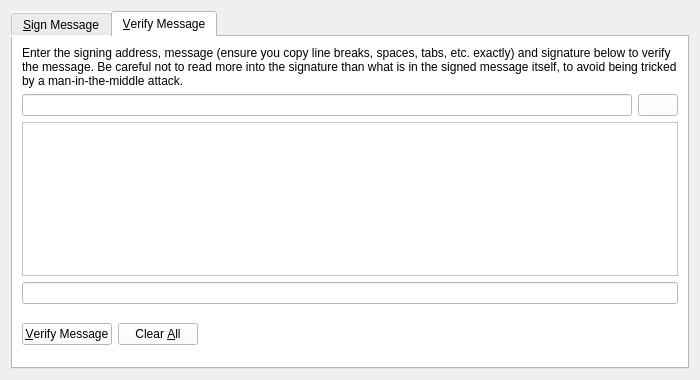
<?xml version="1.0" encoding="UTF-8"?>
<ui version="4.0">
 <class>SignVerifyMessageDialog</class>
 <widget class="QDialog" name="SignVerifyMessageDialog">
  <property name="geometry">
   <rect>
    <x>0</x>
    <y>0</y>
    <width>700</width>
    <height>380</height>
   </rect>
  </property>
  <property name="windowTitle">
   <string>Signatures - Sign / Verify a Message</string>
  </property>
  <property name="modal">
   <bool>true</bool>
  </property>
  <layout class="QVBoxLayout" name="verticalLayout">
   <item>
    <widget class="QTabWidget" name="tabWidget">
     <property name="styleSheet">
      <string notr="true">background-color: rgb(255, 255, 255);</string>
     </property>
     <property name="currentIndex">
      <number>1</number>
     </property>
     <widget class="QWidget" name="tabSignMessage">
      <attribute name="title">
       <string>&amp;Sign Message</string>
      </attribute>
      <layout class="QVBoxLayout" name="verticalLayout_SM">
       <item>
        <widget class="QLabel" name="infoLabel_SM">
         <property name="text">
          <string>You can sign messages with your addresses to prove you own them. Be careful not to sign anything vague, as phishing attacks may try to trick you into signing your identity over to them. Only sign fully-detailed statements you agree to.</string>
         </property>
         <property name="textFormat">
          <enum>Qt::PlainText</enum>
         </property>
         <property name="wordWrap">
          <bool>true</bool>
         </property>
        </widget>
       </item>
       <item>
        <layout class="QHBoxLayout" name="horizontalLayout_1_SM">
         <item>
          <widget class="QValidatedLineEdit" name="addressIn_SM">
           <property name="toolTip">
            <string>The address to sign the message with (e.g. E8gZqgY4r2RoEdqYk3QsAqFckyf9pRHN6i)</string>
           </property>
           <property name="maxLength">
            <number>34</number>
           </property>
          </widget>
         </item>
         <item>
          <widget class="QPushButton" name="addressBookButton_SM">
           <property name="toolTip">
            <string>Choose an address from the address book</string>
           </property>
           <property name="text">
            <string/>
           </property>
           <property name="shortcut">
            <string>Alt+A</string>
           </property>
           <property name="autoDefault">
            <bool>false</bool>
           </property>
          </widget>
         </item>
         <item>
          <widget class="QPushButton" name="pasteButton_SM">
           <property name="toolTip">
            <string>Paste address from clipboard</string>
           </property>
           <property name="text">
            <string/>
           </property>
           <property name="shortcut">
            <string>Alt+P</string>
           </property>
           <property name="autoDefault">
            <bool>false</bool>
           </property>
          </widget>
         </item>
        </layout>
       </item>
       <item>
        <widget class="QPlainTextEdit" name="messageIn_SM">
         <property name="toolTip">
          <string>Enter the message you want to sign here</string>
         </property>
        </widget>
       </item>
       <item>
        <layout class="QHBoxLayout" name="horizontalLayout_2_SM">
         <item>
          <widget class="QLineEdit" name="signatureOut_SM">
           <property name="font">
            <font>
             <italic>true</italic>
            </font>
           </property>
           <property name="readOnly">
            <bool>true</bool>
           </property>
          </widget>
         </item>
         <item>
          <widget class="QPushButton" name="copySignatureButton_SM">
           <property name="toolTip">
            <string>Copy the current signature to the system clipboard</string>
           </property>
           <property name="text">
            <string/>
           </property>
           <property name="autoDefault">
            <bool>false</bool>
           </property>
          </widget>
         </item>
        </layout>
       </item>
       <item>
        <layout class="QHBoxLayout" name="horizontalLayout_3_SM">
         <item>
          <widget class="QPushButton" name="signMessageButton_SM">
           <property name="toolTip">
            <string>Sign the message to prove you own this Factoken address</string>
           </property>
           <property name="text">
            <string>&amp;Sign Message</string>
           </property>
           <property name="icon">
            <iconset resource="../factoken.qrc">
             <normaloff>:/icons/edit</normaloff>:/icons/edit</iconset>
           </property>
           <property name="autoDefault">
            <bool>false</bool>
           </property>
          </widget>
         </item>
         <item>
          <widget class="QPushButton" name="clearButton_SM">
           <property name="toolTip">
            <string>Reset all sign message fields</string>
           </property>
           <property name="text">
            <string>Clear &amp;All</string>
           </property>
           <property name="icon">
            <iconset resource="../factoken.qrc">
             <normaloff>:/icons/remove</normaloff>:/icons/remove</iconset>
           </property>
           <property name="autoDefault">
            <bool>false</bool>
           </property>
          </widget>
         </item>
         <item>
          <spacer name="horizontalSpacer_1_SM">
           <property name="orientation">
            <enum>Qt::Horizontal</enum>
           </property>
           <property name="sizeHint" stdset="0">
            <size>
             <width>40</width>
             <height>48</height>
            </size>
           </property>
          </spacer>
         </item>
         <item>
          <widget class="QLabel" name="statusLabel_SM">
           <property name="font">
            <font>
             <weight>75</weight>
             <bold>true</bold>
            </font>
           </property>
           <property name="text">
            <string/>
           </property>
           <property name="wordWrap">
            <bool>true</bool>
           </property>
          </widget>
         </item>
         <item>
          <spacer name="horizontalSpacer_2_SM">
           <property name="orientation">
            <enum>Qt::Horizontal</enum>
           </property>
           <property name="sizeHint" stdset="0">
            <size>
             <width>40</width>
             <height>48</height>
            </size>
           </property>
          </spacer>
         </item>
        </layout>
       </item>
      </layout>
     </widget>
     <widget class="QWidget" name="tabVerifyMessage">
      <attribute name="title">
       <string>&amp;Verify Message</string>
      </attribute>
      <layout class="QVBoxLayout" name="verticalLayout_VM">
       <item>
        <widget class="QLabel" name="infoLabel_VM">
         <property name="text">
          <string>Enter the signing address, message (ensure you copy line breaks, spaces, tabs, etc. exactly) and signature below to verify the message. Be careful not to read more into the signature than what is in the signed message itself, to avoid being tricked by a man-in-the-middle attack.</string>
         </property>
         <property name="textFormat">
          <enum>Qt::PlainText</enum>
         </property>
         <property name="alignment">
          <set>Qt::AlignLeading|Qt::AlignLeft|Qt::AlignTop</set>
         </property>
         <property name="wordWrap">
          <bool>true</bool>
         </property>
        </widget>
       </item>
       <item>
        <layout class="QHBoxLayout" name="horizontalLayout_1_VM">
         <item>
          <widget class="QValidatedLineEdit" name="addressIn_VM">
           <property name="toolTip">
            <string>The address the message was signed with (e.g. E8gZqgY4r2RoEdqYk3QsAqFckyf9pRHN6i)</string>
           </property>
           <property name="maxLength">
            <number>34</number>
           </property>
          </widget>
         </item>
         <item>
          <widget class="QPushButton" name="addressBookButton_VM">
           <property name="toolTip">
            <string>Choose an address from the address book</string>
           </property>
           <property name="text">
            <string/>
           </property>
           <property name="shortcut">
            <string>Alt+A</string>
           </property>
           <property name="autoDefault">
            <bool>false</bool>
           </property>
          </widget>
         </item>
        </layout>
       </item>
       <item>
        <widget class="QPlainTextEdit" name="messageIn_VM"/>
       </item>
       <item>
        <widget class="QValidatedLineEdit" name="signatureIn_VM"/>
       </item>
       <item>
        <layout class="QHBoxLayout" name="horizontalLayout_2_VM">
         <item>
          <widget class="QPushButton" name="verifyMessageButton_VM">
           <property name="toolTip">
            <string>Verify the message to ensure it was signed with the specified Factoken address</string>
           </property>
           <property name="text">
            <string>&amp;Verify Message</string>
           </property>
           <property name="icon">
            <iconset resource="../factoken.qrc">
             <normaloff>:/icons/transaction_0</normaloff>:/icons/transaction_0</iconset>
           </property>
           <property name="autoDefault">
            <bool>false</bool>
           </property>
          </widget>
         </item>
         <item>
          <widget class="QPushButton" name="clearButton_VM">
           <property name="toolTip">
            <string>Reset all verify message fields</string>
           </property>
           <property name="text">
            <string>Clear &amp;All</string>
           </property>
           <property name="icon">
            <iconset resource="../factoken.qrc">
             <normaloff>:/icons/remove</normaloff>:/icons/remove</iconset>
           </property>
           <property name="autoDefault">
            <bool>false</bool>
           </property>
          </widget>
         </item>
         <item>
          <spacer name="horizontalSpacer_1_VM">
           <property name="orientation">
            <enum>Qt::Horizontal</enum>
           </property>
           <property name="sizeHint" stdset="0">
            <size>
             <width>40</width>
             <height>48</height>
            </size>
           </property>
          </spacer>
         </item>
         <item>
          <widget class="QLabel" name="statusLabel_VM">
           <property name="font">
            <font>
             <weight>75</weight>
             <bold>true</bold>
            </font>
           </property>
           <property name="text">
            <string/>
           </property>
           <property name="wordWrap">
            <bool>true</bool>
           </property>
          </widget>
         </item>
         <item>
          <spacer name="horizontalSpacer_2_VM">
           <property name="orientation">
            <enum>Qt::Horizontal</enum>
           </property>
           <property name="sizeHint" stdset="0">
            <size>
             <width>40</width>
             <height>48</height>
            </size>
           </property>
          </spacer>
         </item>
        </layout>
       </item>
      </layout>
     </widget>
    </widget>
   </item>
  </layout>
 </widget>
 <customwidgets>
  <customwidget>
   <class>QValidatedLineEdit</class>
   <extends>QLineEdit</extends>
   <header>qvalidatedlineedit.h</header>
  </customwidget>
 </customwidgets>
 <resources>
  <include location="../factoken.qrc"/>
 </resources>
 <connections/>
</ui>
